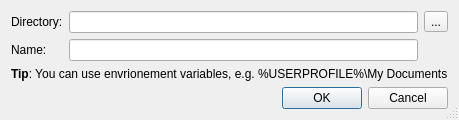
<ui version="4.0" >
 <class>NewDirectoryEntryDialog</class>
 <widget class="QDialog" name="NewDirectoryEntryDialog" >
  <property name="geometry" >
   <rect>
    <x>0</x>
    <y>0</y>
    <width>408</width>
    <height>118</height>
   </rect>
  </property>
  <property name="windowTitle" >
   <string>New directory entry</string>
  </property>
  <property name="sizeGripEnabled" >
   <bool>true</bool>
  </property>
  <property name="modal" >
   <bool>true</bool>
  </property>
  <layout class="QVBoxLayout" name="verticalLayout" >
   <item>
    <layout class="QGridLayout" name="gridLayout" >
     <item row="0" column="0" >
      <widget class="QLabel" name="label" >
       <property name="text" >
        <string>Directory:</string>
       </property>
      </widget>
     </item>
     <item row="0" column="1" >
      <widget class="QLineEdit" name="directoryLineEdit" />
     </item>
     <item row="0" column="2" >
      <widget class="QToolButton" name="selectDirectoryButton" >
       <property name="text" >
        <string>...</string>
       </property>
       <property name="popupMode" >
        <enum>QToolButton::DelayedPopup</enum>
       </property>
       <property name="toolButtonStyle" >
        <enum>Qt::ToolButtonIconOnly</enum>
       </property>
      </widget>
     </item>
     <item row="1" column="0" >
      <widget class="QLabel" name="label_2" >
       <property name="text" >
        <string>Name:</string>
       </property>
      </widget>
     </item>
     <item row="1" column="1" >
      <widget class="QLineEdit" name="nameLineEdit" />
     </item>
    </layout>
   </item>
   <item>
    <widget class="QLabel" name="label_3" >
     <property name="text" >
      <string>&lt;b>Tip&lt;/b>: You can use envrionement variables, e.g. %USERPROFILE%\My Documents</string>
     </property>
    </widget>
   </item>
   <item>
    <widget class="QDialogButtonBox" name="buttonBox" >
     <property name="orientation" >
      <enum>Qt::Horizontal</enum>
     </property>
     <property name="standardButtons" >
      <set>QDialogButtonBox::Cancel|QDialogButtonBox::Ok</set>
     </property>
     <property name="centerButtons" >
      <bool>false</bool>
     </property>
    </widget>
   </item>
  </layout>
 </widget>
 <resources/>
 <connections>
  <connection>
   <sender>buttonBox</sender>
   <signal>accepted()</signal>
   <receiver>NewDirectoryEntryDialog</receiver>
   <slot>accept()</slot>
   <hints>
    <hint type="sourcelabel" >
     <x>257</x>
     <y>108</y>
    </hint>
    <hint type="destinationlabel" >
     <x>157</x>
     <y>117</y>
    </hint>
   </hints>
  </connection>
  <connection>
   <sender>buttonBox</sender>
   <signal>rejected()</signal>
   <receiver>NewDirectoryEntryDialog</receiver>
   <slot>reject()</slot>
   <hints>
    <hint type="sourcelabel" >
     <x>325</x>
     <y>108</y>
    </hint>
    <hint type="destinationlabel" >
     <x>286</x>
     <y>117</y>
    </hint>
   </hints>
  </connection>
  <connection>
   <sender>selectDirectoryButton</sender>
   <signal>clicked()</signal>
   <receiver>NewDirectoryEntryDialog</receiver>
   <slot>selectDirectory_clicked()</slot>
   <hints>
    <hint type="sourcelabel" >
     <x>416</x>
     <y>20</y>
    </hint>
    <hint type="destinationlabel" >
     <x>419</x>
     <y>61</y>
    </hint>
   </hints>
  </connection>
 </connections>
 <slots>
  <slot>selectDirectory_clicked()</slot>
 </slots>
</ui>
